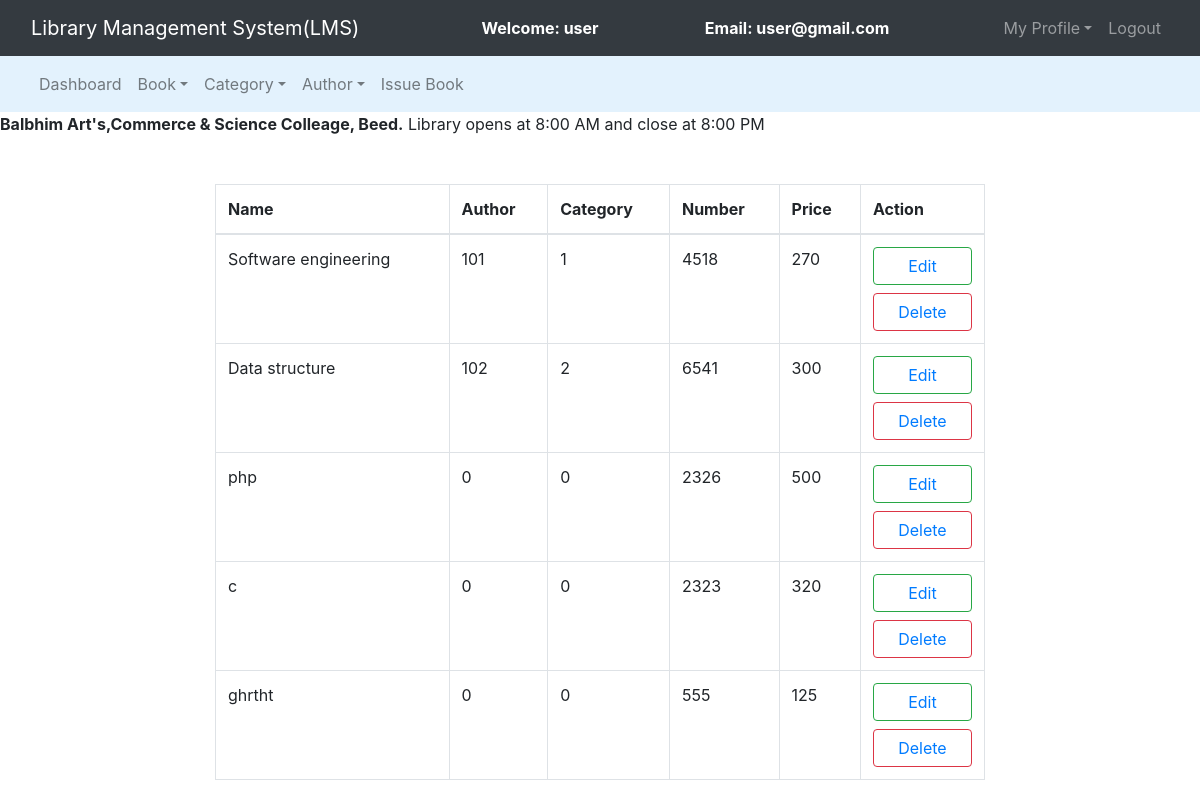
The page /admin/manage_book.php (signed in) on the database its author committed.
### tables this page shows
CREATE TABLE `books` (
  `book_id` int(11) NOT NULL,
  `book_name` varchar(250) NOT NULL,
  `author_id` int(11) NOT NULL,
  `cat_id` int(11) NOT NULL,
  `book_no` int(11) NOT NULL,
  `book_price` int(11) NOT NULL
);

### admin/manage_book.php (the view, shortened to what this page needs)
<?php
	include 'db_connect.php';
?>
<!DOCTYPE html>
<html>
<head>
	<link rel="stylesheet" type="text/css" href="../bootstrap-4.4.1/css/bootstrap.min.css">
</head>
<body>
	<nav class="navbar navbar-expand-lg navbar-dark bg-dark">
		<div class="container-fluid">
			<div class="navbar-header">
				<a class="navbar-brand" href="index.php">Library Management System(LMS)</a>
			</div>
			<font style="color: white"><span><strong>Welcome: <?php echo $_SESSION['name'];?></strong></span></font>
			<font style="color: white"><span><strong>Email: <?php echo $_SESSION['email'];?></strong></span></font>
			<ul class="nav navbar-nav navbar-right">
				<li class="nav-item dropdown">
					<a class="nav-link dropdown-toggle" data-toggle="dropdown">My Profile</a>
				</li>
				<li class="nav-item"><a class="nav-link" href="../logout.php">Logout</a></li>
			</ul>
		</div>
	</nav>
<nav class="navbar navbar-expand-lg navbar-light" style="background-color: #e3f2fd">
	<div class="container-fluid">
		<ul class="nav navbar-nav navbar-center">
			<li class="nav-item">
				<a href="admin_dashboard.php" class="nav-link">Dashboard</a>
			</li>
			<li class="nav-item dropdown">
				<a class="nav-link dropdown-toggle" data-toggle="dropdown">Book</a>
			</li>
			<li class="nav-item dropdown">
				<a class="nav-link dropdown-toggle" data-toggle="dropdown">Category</a>
			</li>
			<li class="nav-item dropdown">
				<a class="nav-link dropdown-toggle" data-toggle="dropdown">Author</a>
			</li>
			<li class="nav-item">
				<a href="issue_book.php" class="nav-link">Issue Book</a>
			</li>
		</ul>
	</div>
</nav>
	<span><marquee><b>Balbhim Art's,Commerce & Science Colleage, Beed.</b> Library opens at 8:00 AM and close at 8:00 PM</marquee></span><br><br>
	<div class="container-fluid">
		<div class="row">
		<div class="col-md-2"></div>
		<div class="col-md-8">
			<table class="table table-bordered table-hover">
				<thead>
					<tr>
						<th>Name</th>
						<th>Author</th>
						<th>Category</th>
						<th>Number</th>
						<th>Price</th>
						<th>Action</th>
					</tr>
				</thead>
				<?php
					$query = "select * from books";
					$query_run = mysqli_query($connection,$query);
					while($row = mysqli_fetch_assoc($query_run)){
						?>
						<tr>
							<td><?php echo $row['book_name'];?></td>
							<td><?php echo $row['author_id'];?></td>
							<td><?php echo $row['cat_id'];?></td>
							<td><?php echo $row['book_no'];?></td>
							<td><?php echo $row['book_price'];?></td>
							<td>
								<button class="btn btn-block btn-outline-success" name=""><a href="edit_book.php?bn=<?php echo $row['book_no'];?>">Edit</a></button>
								<button class="btn btn-block btn-outline-danger" name=""><a href="delete_book.php?bn=<?php echo $row['book_no'];?>">Delete</a></button>
							</td>
						</tr>
						<?php
					}
				?>
			</table>
		</div>
		<div class="col-md-2"></div>
	</div>
</body>
</html>

### rows shown on the page
books: book_name "Software engineering", author "101", cat "1", book_no "4518", book_price "270"
books: book_name "Data structure", author "102", cat "2", book_no "6541", book_price "300"
books: book_name "php", author "0", cat "0", book_no "2326", book_price "500"
books: book_name "c", author "0", cat "0", book_no "2323", book_price "320"
books: book_name "ghrtht", author "0", cat "0", book_no "555", book_price "125"

### other values the page prints
$_SESSION['name'] "user"
$_SESSION['email'] "user@gmail.com"
